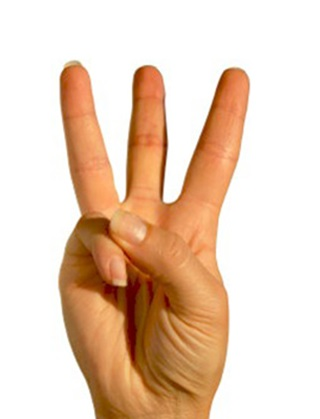
%> input picture Hand sign/4.jpg, 320 x 419 px
$ octave HandSign.m   (GNU Octave 9; MATLAB toolbox functions it lacks are replaced by stand-ins)
%> lines starting %> are read from the running program, lines starting %| are printed output that depends on the picture; in (x1, y1, x2, y2) boxes, pixels count from 0 and x2, y2 are one past the last pixel; in counts of white or black regions, pixels touching at a corner belong together; the program's own positions count from 1
clc;
clear all;
close all;
I = imread('4.jpg');
%> I is the input picture: size 419x320x3 uint8; mean R, G, B 234, 208.5, 188.4
%Converting Image To GreyScale
GreyImage = rgb2gray(I);
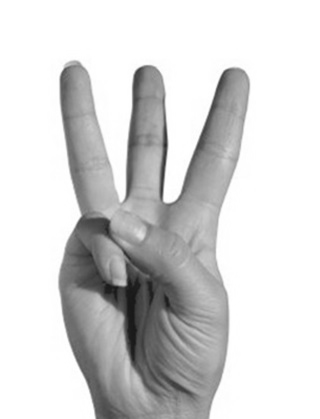
%> GreyImage: size 419x320 uint8; min 24, max 255, mean 213.9
%Getting  its binary values zeros and ones only
BinaryImage = imbinarize(GreyImage);
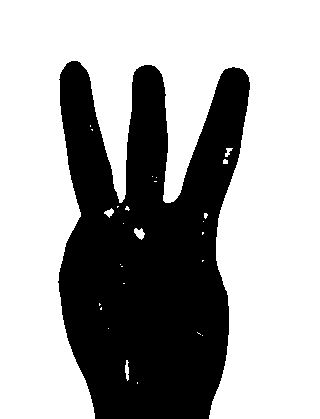
%> BinaryImage: size 419x320 logical; 64.7% white; 1 black region, box (x1, y1, x2, y2) and area: (58, 61, 250, 419) 47266
%Applying Complement To Image To For Applying Morphology Operations After
%That
ComplementOfImage = imcomplement(BinaryImage);
%Filling Holes In Image If Existed
FillHoles = imfill(ComplementOfImage,'holes');
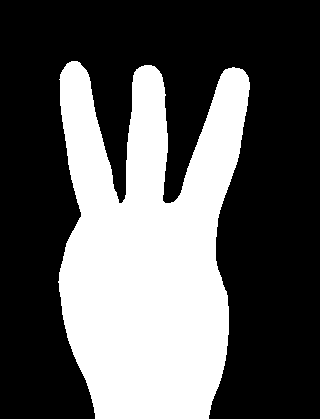
%> FillHoles: size 419x320 logical; 35.5% white; 1 white region, box (x1, y1, x2, y2) and area: (58, 61, 250, 419) 47602

%Removing Small Objects From Binary Image containing Less Than 10k Pixels
RemovingObjects = bwareaopen(FillHoles,10000);
%Structuring Element For Erosion
SE1 = strel('disk',60);
%Structuring Element For Dialation
SE2 = strel('disk',110);
%Applying Erosion
ErodedImage = imerode(RemovingObjects,SE1);
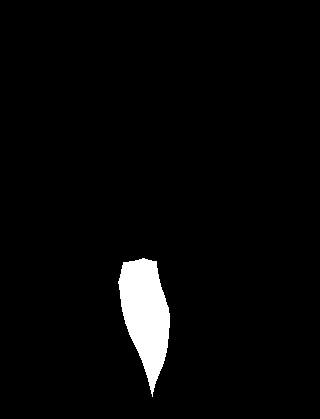
%> ErodedImage: size 419x320 logical; 3.2% white; 1 white region, box (x1, y1, x2, y2) and area: (118, 258, 170, 397) 4345
%Applying Dialation
DilatedImage = imdilate(ErodedImage,SE2);
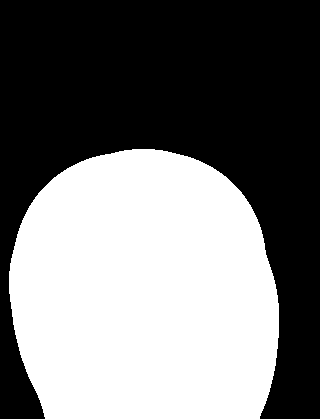
%> DilatedImage: size 419x320 logical; 46.5% white; 1 white region, box (x1, y1, x2, y2) and area: (9, 149, 279, 419) 62366
%Getting Defrence
Fingers = RemovingObjects - DilatedImage;
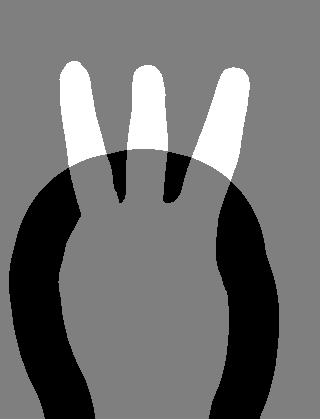
%> Fingers: size 419x320 double; min -1, max 1, mean -0.11; drawn with min black and max white

%Making intesities of image which has -1 equal to 0 its like cutoff
Fingers(Fingers == -1)=0;
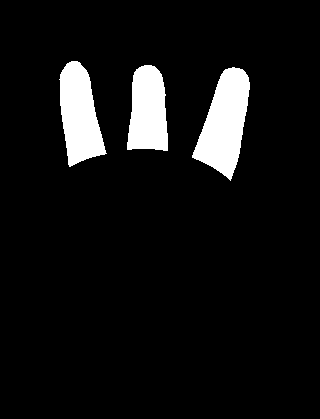
%> Fingers: size 419x320 double; values 0 (black) and 1 (white), 7.4% white; 3 white regions, box (x1, y1, x2, y2) and area: (192, 67, 250, 181) 3822, (59, 61, 107, 167) 3240, (127, 65, 168, 151) 2847
Fingers = logical(Fingers);
%Removing Again Objects which has less Than 1K Pixels
Fingers = bwareaopen(Fingers,1000);

%GetConnected Components
ConnectedComponents = bwconncomp(Fingers);
%> ConnectedComponents = 3 connected components
%Getting Number Of Objects In Connected Components
NumberOfFingers = ConnectedComponents.NumObjects;
%> NumberOfFingers = 3
figure,imshow(Fingers);
disp('Done Hand Sign');

$ run again, with Hand sign/1.jpg copied over Hand sign/4.jpg
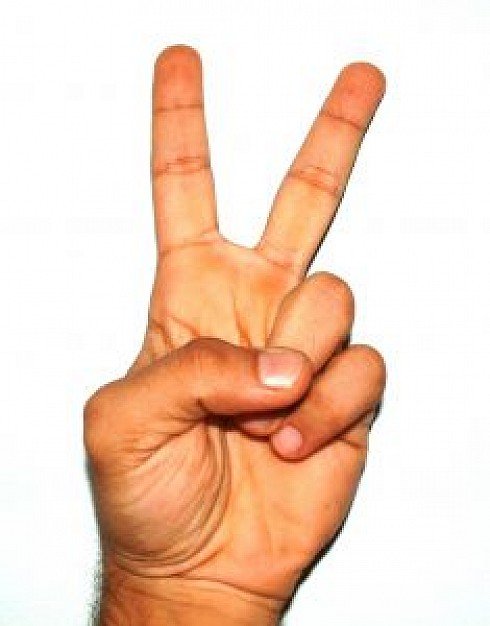
%> input picture Hand sign/1.jpg, 490 x 626 px
%> I is the input picture: size 626x490x3 uint8; mean R, G, B 242.4, 213.5, 194.8
%> `BinaryImage = imbinarize(GreyImage);`:
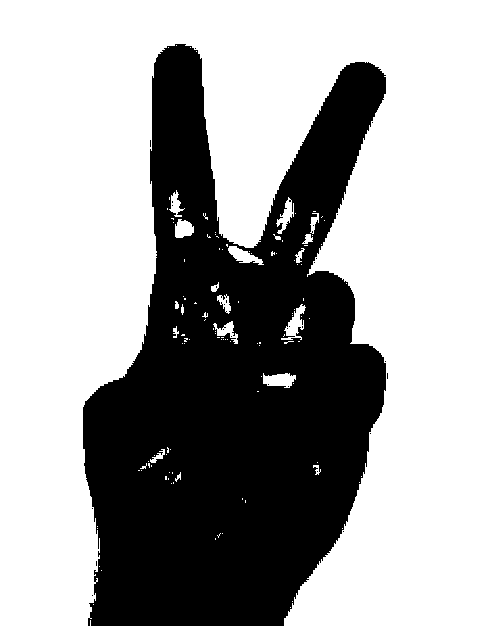
%> BinaryImage: size 626x490 logical; 64.3% white; 29 black regions (28 under 20 px), largest, box (x1, y1, x2, y2) and area: (83, 44, 386, 626) 109469
%> FillHoles: size 626x490 logical; 36.7% white; 14 white regions (13 under 20 px), largest, box (x1, y1, x2, y2) and area: (83, 44, 386, 626) 112447
%> RemovingObjects: size 626x490 logical; 36.7% white; 1 white region, box (x1, y1, x2, y2) and area: (83, 44, 386, 626) 112447
%> ErodedImage: size 626x490 logical; 11.6% white; 1 white region, box (x1, y1, x2, y2) and area: (142, 299, 322, 626) 35710
%> DilatedImage: size 626x490 logical; 45.2% white; 1 white region, box (x1, y1, x2, y2) and area: (33, 190, 431, 626) 138779
%> `Fingers(Fingers == -1)=0;`:
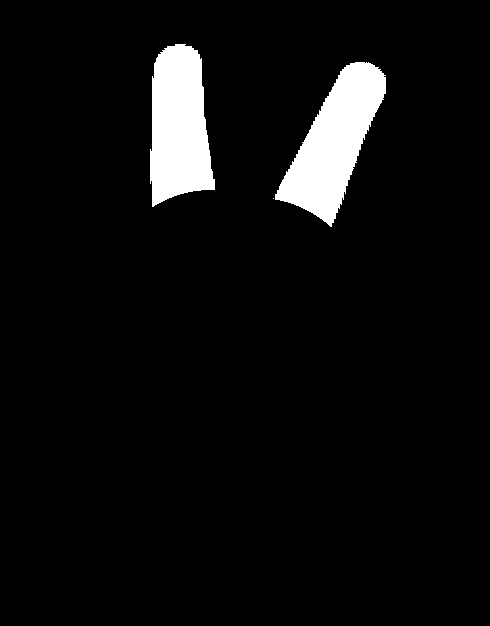
%> Fingers: size 626x490 double; values 0 (black) and 1 (white), 5.5% white; 3 white regions (1 under 20 px), largest, box (x1, y1, x2, y2) and area: (275, 62, 386, 227) 8673, (150, 44, 215, 207) 8046
%> ConnectedComponents = 2 connected components
%> NumberOfFingers = 2
